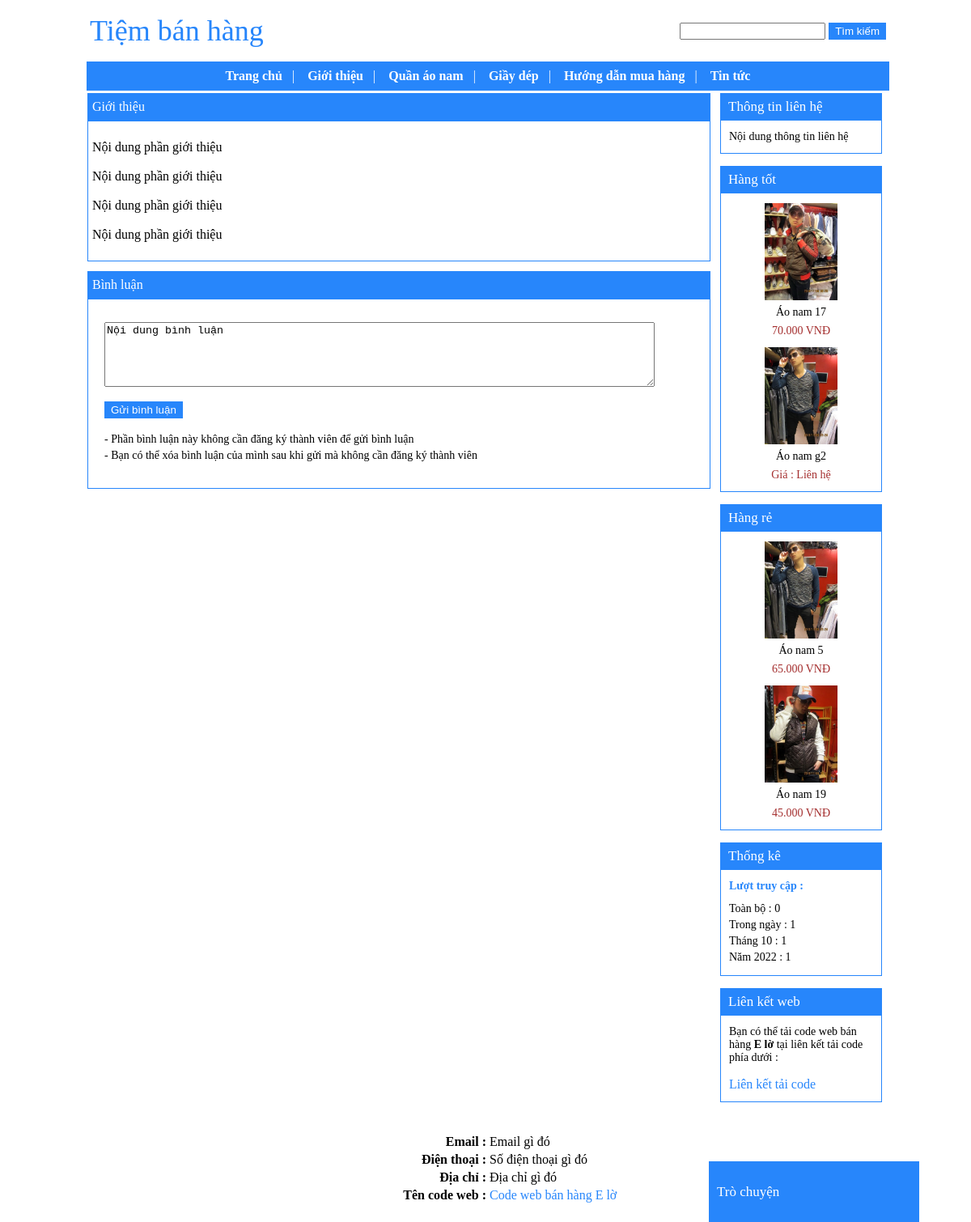
The app's page /GUI.php?thamso=xuat_mot_tin_2&id=1 with its own data.
### tables this page shows
CREATE TABLE IF NOT EXISTS `banner` (
  `id` int(255) NOT NULL AUTO_INCREMENT,
  `html` longtext NOT NULL,
  PRIMARY KEY (`id`)
);

CREATE TABLE IF NOT EXISTS `menu_ngang` (
  `id` int(255) NOT NULL AUTO_INCREMENT,
  `ten` varchar(256) NOT NULL,
  `link` varchar(256) NOT NULL,
  `loai` varchar(256) NOT NULL,
  `thuoc_menu` varchar(256) NOT NULL,
  `noi_dung_mo_ta` varchar(256) NOT NULL,
  `noi_dung` longtext NOT NULL,
  `sap_xep` int(255) NOT NULL,
  `bat_tat_binh_luan` varchar(256) NOT NULL,
  PRIMARY KEY (`id`)
);

CREATE TABLE IF NOT EXISTS `khung_html` (
  `id` int(11) NOT NULL AUTO_INCREMENT,
  `vi_tri` varchar(256) NOT NULL,
  `ten` varchar(256) NOT NULL,
  `noi_dung` longtext NOT NULL,
  PRIMARY KEY (`id`)
);

CREATE TABLE IF NOT EXISTS `thong_so` (
  `id` int(11) NOT NULL AUTO_INCREMENT,
  `ma` varchar(255) NOT NULL,
  `gia_tri` varchar(255) NOT NULL,
  PRIMARY KEY (`id`)
);

CREATE TABLE IF NOT EXISTS `san_pham` (
  `id` int(255) NOT NULL AUTO_INCREMENT,
  `ten` varchar(256) NOT NULL,
  `hinh_anh` varchar(256) NOT NULL,
  `gia_ban` int(255) NOT NULL,
  `noi_dung` longtext NOT NULL,
  `thuoc_menu` varchar(256) NOT NULL,
  `so_luong_mua` int(255) NOT NULL,
  `trang_chu` varchar(256) NOT NULL,
  `sap_xep_trang_chu` int(255) NOT NULL,
  `loai` varchar(256) NOT NULL,
  `ksp1` varchar(256) NOT NULL,
  `sx_ksp1` int(255) NOT NULL,
  `ksp2` varchar(256) NOT NULL,
  `sx_ksp2` int(255) NOT NULL,
  `ksp3` varchar(256) NOT NULL,
  `sx_ksp3` int(255) NOT NULL,
  `ksp4` varchar(256) NOT NULL,
  `sx_ksp4` int(255) NOT NULL,
  `loai_gia` varchar(256) NOT NULL,
  `gb_vb` varchar(256) NOT NULL,
  `noi_dung_ngan` longtext NOT NULL,
  `hinh_anh_pnd` longtext NOT NULL,
  `sap_xep` int(255) NOT NULL,
  `bat_tat_binh_luan` varchar(256) NOT NULL,
  PRIMARY KEY (`id`)
);

CREATE TABLE IF NOT EXISTS `luot_truy_cap` (
  `id` int(255) NOT NULL AUTO_INCREMENT,
  `luot_truy_cap` varchar(255) NOT NULL,
  `mo_ta` varchar(256) NOT NULL,
  `moc_thoi_gian` varchar(256) NOT NULL,
  `thoi_gian` varchar(256) NOT NULL,
  PRIMARY KEY (`id`)
);

CREATE TABLE IF NOT EXISTS `footer` (
  `id` int(255) NOT NULL AUTO_INCREMENT,
  `html` longtext NOT NULL,
  PRIMARY KEY (`id`)
);

### cumchucnang/ham/ham.php (called while the page is built, shortened)
	<?php
function lay_thong_so($ma)
{
	$tv="select * from thong_so where ma='$ma' ";
	$tv_1=mysql_query($tv);
	$tv_2=mysql_fetch_array($tv_1);
	return $tv_2['gia_tri'];
}
	?>

### cumchucnang/menu_ngang/menu_ngang.php (the view, shortened to what this page needs)
<?php
	$tv="select count(*) from menu_ngang where thuoc_menu='' ";
	$tv_1=mysql_query($tv);
	$tv_2=mysql_fetch_array($tv_1);
	$so=$tv_2[0];
?>
<?php
	function de_quy_mnn_b1($id)
	{
		$tv_a="select * from menu_ngang where thuoc_menu='$id' order by sap_xep ";
		$tv_a_1=mysql_query($tv_a);
			while($tv_a_2=mysql_fetch_array($tv_a_1))
			{
				$id_2=$tv_a_2['id'];
					$tv="select count(*) from menu_ngang where thuoc_menu='$id_2' ";
					$tv_1=mysql_query($tv);
					$tv_2=mysql_fetch_array($tv_1);
					if($tv_2[0]!=0)
					{
						de_quy_mnn_b1($tv_a_2['id']);
					}
			}
	}
?>
<center>
	<table cellpadding="0" cellspacing="0" >
		<tr>
			<td>
				<ul class="menu_ngang" id="menu_ngang_nt_b1" >
					<li> <a href="index.php">Trang chủ</a> <span class="l_30" > | </span> &nbsp;</li>
					<?php
						$tv="select * from menu_ngang where thuoc_menu='' order by sap_xep";
						$tv_1=mysql_query($tv);
						$i=1;
						while($tv_2=mysql_fetch_array($tv_1))
						{
							$link=$tv_2['link'];
							if($tv_2['loai']=="san_pham"){$link="?thamso=xuat_sp&id=".$tv_2['id'];}
							if($tv_2['loai']=="tin_tuc"){$link="?thamso=xuat_tt&id=".$tv_2['id'];}
							if($tv_2['loai']=="bai_viet_mot_tin"){$link="?thamso=xuat_mot_tin_2&id=".$tv_2['id'];}
							$id=$tv_2['id'];
							echo "<li>";
								echo "<a href='$link'>";
									echo $tv_2['ten'];
								echo "</a>";
								if($i!=$so)
								{
									echo "<span class='l_30' > | </span> &nbsp;";
								}
								$tv_a="select count(*) from menu_ngang where thuoc_menu='$id' ";
								$tv_a_1=mysql_query($tv_a);
								$tv_a_2=mysql_fetch_array($tv_a_1);
								if($tv_a_2[0]!=0)
								{
										de_quy_mnn_b1($id);
								}
							echo "</li>";
							$i++;
						}
					?>
				</ul>
			</td>
		</tr>
	</table>
</center>

### GUI.php (shortened to what this page needs)
<?php
	include("bao_mat/ham.php");
	include("cumchucnang/ham/ham.php");
	$chuc_nang_binh_luan_bai_viet_mot_tin=lay_thong_so('chuc_nang_binh_luan_bai_viet_mot_tin');
?>
<html>
<head>
<?php
	$mau_giao_dien=lay_thong_so("mau_giao_dien");
	if($mau_giao_dien=="xanh"){$lien_ket_css='<link rel="stylesheet" type="text/css" href="giao_dien/xanh/chung.css" > ';}
?>
</head>
<body>
	<center>
		<div style="width:990px;text-align:left" id="khung_lon" >
			<table width="990px" border="0">
				<tr >
					<td colspan="2" >
						<table width="990px" border="0" height="70px"  >
							<tr>
								<td width="250px" >
									<?php
										include("cumchucnang/banner/banner.php");
									?>
								</td>
								<td align="right" >
									<?php
										$c="";
									?>
									<form>
									<input style="width:180px;" name="tu_khoa" value="<?php xuat_tu_khoa_bm($c); ?>" >
									<input type="submit" value="Tìm kiếm" class="l_40" >
									</form>
								</td>
							</tr>
						</table>
					</td>
				</tr>
				<tr>
					<td colspan="2" class="o_menu_ngang" >
						<?php
							include("cumchucnang/menu_ngang/menu_ngang.php");
						?>
					</td>
				</tr>
				<tr>
					<td width="770px" valign="top">
						<?php
							include("cumchucnang/bien_luan_phan_than/bien_luan_phan_than_bc2.php");
						?>
					</td>
					<td width="220px" valign="top" align="center" >
						<?php
							$sxcp=lay_thong_so("sxcp");
							$m_sxcp=explode("[---]",$sxcp);
							$phan_thong_ke="khong";
							for($i=0;$i<count($m_sxcp);$i++)
							{
								if(trim($m_sxcp[$i])!="")
								{
									if($m_sxcp[$i]=="ksp1")
									{
										include("cumchucnang/khung_san_pham/khung_1.php");
									}
									if($m_sxcp[$i]=="ksp2")
									{
										include("cumchucnang/khung_san_pham/khung_2.php");
									}
									if($m_sxcp[$i]=="k_html1")
									{
										include("cumchucnang/khung_html/khung_1.php");
									}
									if($m_sxcp[$i]=="k_html4")
									{
										include("cumchucnang/khung_html/khung_4.php");
									}
									if($m_sxcp[$i]=="thong_ke")
									{
										if($phan_thong_ke=="khong")
										{
											include("cumchucnang/thong_ke/thong_ke_bc2.php");
											$phan_thong_ke="co";
										}
									}
									echo '<div class="v_c1"></div>';
								}
							}
						?>
					</td>
				</tr>
				<tr>
					<td colspan="2">
						<?php
							include("cumchucnang/footer/footer.php");
						?>
					</td>
				</tr>
			</table>
		</div>
	</center>
	<?php
		$tro_chuyen=lay_thong_so('tro_chuyen');
		if($tro_chuyen=="bat")
		{
			include("cumchucnang/tro_chuyen/khung.php");
		}
	?>
</body>
</html>

### cumchucnang/banner/banner.php (shortened to what this page needs)
<?php
	$tv="select * from banner where id='1'";
	$tv_1=mysql_query($tv);
	$tv_2=mysql_fetch_array($tv_1);
	echo $tv_2['html'];
?>

### cumchucnang/menu_ngang/xuat_mot_tin.php (shortened to what this page needs)
<?php
	$tv="select * from menu_ngang where id='$_GET[id]'";
	$tv_1=mysql_query($tv);
	$tv_2=mysql_fetch_array($tv_1);
	$bat_tat_binh_luan_bvmt_ct=$tv_2['bat_tat_binh_luan'];
	echo "<center>";
		echo "<div class='tdg___ggg_bc2'>";
			echo "<a href='#'>";
				echo $tv_2['ten'];
			echo "</a>";
		echo "</div>";
		echo "<div class='ndg___ggg_bc2'>";
			echo "<div style='margin:5px;padding-top:0px'>";
				echo $tv_2['noi_dung'];
			echo "</div>";
		echo "</div>";
	echo "</center>";
?>
<?php
	if($chuc_nang_binh_luan_bai_viet_mot_tin=="bat" and $bat_tat_binh_luan_bvmt_ct=="bat" )
	{
		include("cumchucnang/binh_luan/bai_viet_mot_tin/khung.php");
	}
?>

### cumchucnang/khung_html/khung_1.php (shortened to what this page needs)
<?php
	$tv="select * from khung_html where vi_tri='1' ";
	$tv_1=mysql_query($tv);
	$tv_2=mysql_fetch_array($tv_1);
?>
<div class="tdk___456_bc2">
	<span><?php echo $tv_2['ten'];?></span>
</div>
<div class="ndk___456_bc2" style='font-size:14px' >
	<div style="text-align:left;margin:0px 10px;" >
		<?php
			echo "<div class='cao_3_px'></div>";
			echo $tv_2['noi_dung'];
			echo "<div class='cao_3_px'></div>";
		?>
	</div>
</div>

### cumchucnang/khung_san_pham/khung_1.php (shortened to what this page needs)
<?php
	$so=lay_thong_so("ssp_ksp1");
	$td=lay_thong_so("td_a1");
	$tv="select * from san_pham where ksp1='co' order by sx_ksp1 limit 0,$so ";
	$tv_1=mysql_query($tv);
?>
<div class="tdk___456_bc2">
	<span><?php echo $td; ?></span>
</div>
<div class="ndk___456_bc2" style='font-size:14px' >
	<center>
		<?php
			echo "<div class='cao_3_px'></div>";
			while($tv_2=mysql_fetch_array($tv_1))
			{
				echo '<div class="khung_bao_ngoai___j90">';
					$link_hinh="hinhanh_flash/san_pham/".$tv_2['hinh_anh'];
					$link_chi_tiet="?thamso=chi_tiet_san_pham&id=$tv_2[id]";
					echo "<div>";
						echo "<center>";
							echo "<a href='$link_chi_tiet'  >";
								echo "<img src='$link_hinh' border='0' width='90px' >";
							echo "</a>";
							echo "<br>";
							echo "<a href='$link_chi_tiet' class='link_8' >";
								echo $tv_2['ten'];
							echo "</a>";
							echo "<br>";
							$dinh_dang_gia=number_format($tv_2['gia_ban'],0,".",".");
							$dinh_dang_gia=$dinh_dang_gia." VNĐ";
							if($tv_2['loai_gia']=="lien_he"){$dinh_dang_gia="Giá : Liên hệ";}
							echo "<span class='gia_ban'>";
								echo $dinh_dang_gia;
							echo "</span>";
						echo "</center>";
					echo "</div>";
				echo "</div>";
				echo "<div class='cao_3_px'></div>";
			}
		?>
	</center>
</div>

### cumchucnang/khung_san_pham/khung_2.php (shortened to what this page needs)
<?php
	$so=lay_thong_so("ssp_ksp2");
	$td=lay_thong_so("td_a2");
	$tv="select * from san_pham where ksp2='co' order by sx_ksp2 limit 0,$so ";
	$tv_1=mysql_query($tv);
?>
<div class="tdk___456_bc2">
	<span><?php echo $td; ?></span>
</div>
<div class="ndk___456_bc2" style='font-size:14px' >
	<center>
		<?php
			echo "<div class='cao_3_px'></div>";
			while($tv_2=mysql_fetch_array($tv_1))
			{
				echo '<div class="khung_bao_ngoai___j90">';
					$link_hinh="hinhanh_flash/san_pham/".$tv_2['hinh_anh'];
					$link_chi_tiet="?thamso=chi_tiet_san_pham&id=$tv_2[id]";
					echo "<div>";
						echo "<center>";
							echo "<a href='$link_chi_tiet'  >";
								echo "<img src='$link_hinh' border='0' width='90px' >";
							echo "</a>";
							echo "<br>";
							echo "<a href='$link_chi_tiet' class='link_8' >";
								echo $tv_2['ten'];
							echo "</a>";
							echo "<br>";
							$dinh_dang_gia=number_format($tv_2['gia_ban'],0,".",".");
							$dinh_dang_gia=$dinh_dang_gia." VNĐ";
							echo "<span class='gia_ban'>";
								echo $dinh_dang_gia;
							echo "</span>";
						echo "</center>";
					echo "</div>";
				echo "</div>";
				echo "<div class='cao_3_px'></div>";
			}
		?>
	</center>
</div>

### cumchucnang/thong_ke/thong_ke_bc2.php (shortened to what this page needs)
<?php
	function luot_truy_cap($id)
	{
		$tv="select * from luot_truy_cap where id='$id'";
		$tv_1=mysql_query($tv);
		$tv_2=mysql_fetch_array($tv_1);
		return $tv_2['luot_truy_cap'];
	}
	$luot_truy_cap=luot_truy_cap("1");
?>
<?php
	$ltc=number_format($luot_truy_cap,0,".",".");
?>
<?php
	$ltc_trong_ngay=luot_truy_cap("2");
	if($ltc_trong_ngay==0){$ltc_trong_ngay=1;}
	$ltc_trong_ngay=number_format($ltc_trong_ngay,0,".",".");
?>
<?php
	$thang_hien_tai=date("n");
	$ltc_trong_thang=luot_truy_cap("5");
	if($ltc_trong_thang==0){$ltc_trong_thang=1;}
	$ltc_trong_thang=number_format($ltc_trong_thang,0,".",".");
?>
<?php
	$nam_hien_tai=date("Y");
	$ltc_trong_nam=luot_truy_cap("6");
	if($ltc_trong_nam==0){$ltc_trong_nam=1;}
	$ltc_trong_nam=number_format($ltc_trong_nam,0,".",".");
?>
<div class="tdk___456_bc2">
	<span>Thống kê</span>
</div>
<div class="ndk___456_bc2" >
	<div style="margin-left:10px;font-size:14px">
		<div class="cao_3_px"></div>
		<b class="l_44" >Lượt truy cập :</b> <br>
		<div style="margin-top:10px;line-height:20px" >
		Toàn bộ : <?php echo $ltc; ?> <br>
		Trong ngày : <?php echo $ltc_trong_ngay; ?> <br>
		Tháng <?php echo $thang_hien_tai; ?> : <?php echo $ltc_trong_thang; ?> <br>
		Năm <?php echo $nam_hien_tai; ?> : <?php echo $ltc_trong_nam; ?> <br>
		</div>
		<div class="cao_3_px"></div>
	</div>
</div>

### cumchucnang/khung_html/khung_4.php (shortened to what this page needs)
<?php
	$tv="select * from khung_html where vi_tri='4' ";
	$tv_1=mysql_query($tv);
	$tv_2=mysql_fetch_array($tv_1);
?>
<div class="tdk___456_bc2">
	<span><?php echo $tv_2['ten'];?></span>
</div>
<div class="ndk___456_bc2" style='font-size:14px' >
	<div style="text-align:left;margin:0px 10px;" >
		<?php
			echo "<div class='cao_3_px'></div>";
			echo $tv_2['noi_dung'];
			echo "<div class='cao_3_px'></div>";
		?>
	</div>
</div>

### cumchucnang/footer/footer.php (shortened to what this page needs)
<?php
	$tv="select * from footer where id='1'";
	$tv_1=mysql_query($tv);
	$tv_2=mysql_fetch_array($tv_1);
	echo $tv_2['html'];
?>

### giao_dien/xanh/chung.css (style rules this page uses)
body { margin:0; padding:0; }
form { margin:0; padding:0; }
img { border:0px solid red; }
a { text-decoration: none; outline:0; color:#2786fb; }
div.cao_3_px { height:12px; width:5px; overflow:hidden; }
div.v_c1 { height:15px; width:5px; overflow:hidden; }
div.tdk___456_bc2 { width:200px; height:33px; text-align:left; background:#2786fb; }
div.tdk___456_bc2 span { color:white; margin-left:10px; line-height:33px; cursor:default; font-size:17px; }
div.ndk___456_bc2 { width:198px; text-align:left; border:1px solid #2786fb; }
div.tdg___ggg_bc2 { width:768px; height:32px; text-align:left ; border: 1px solid #2786fb; background:#2786fb; }
div.tdg___ggg_bc2 a { margin-left:5px; color:white; line-height:32px }
div.ndg___ggg_bc2 { text-align:left; width:768px; border: 1px solid #2786fb; }
div.khung_bao_ngoai___j90 { border:0px solid #999999; width:150px }
span.gia_ban { color:#A42E2E }
a.link_8 { color:black; width:120px; display:inline-block; font-size:14px; margin:7px 0px; }
td.o_menu_ngang { background:#2786fb; }
ul.menu_ngang { margin:0; padding:0; }
ul.menu_ngang li { float:left; list-style:none; }
ul.menu_ngang li a { color:white; font-weight:bold; display:inline-block; padding:8px 8px 8px 8px; border-right:0px solid #0000ff; }
span.l_30 { color:white; }
span.l_31 { color:#2786fb; }
input.l_40 { color:white; background:#2786fb;border:2px solid #2786fb; }
b.l_44 { color:#2786fb; }
a.lll { font-size:16px }

### records on screen
banner: html "Tiệm bán hàng"
menu_ngang: ten "Giới thiệu", noi_dung "Nội dung phần giới thiệu Nội dung phần giới thiệu Nội dung phần giới thiệu Nội dung phần giới thiệu"
menu_ngang: ten "Quần áo nam"
menu_ngang: ten "Giầy dép"
menu_ngang: ten "Hướng dẫn mua hàng"
menu_ngang: ten "Tin tức"
khung_html: ten "Thông tin liên hệ", noi_dung "Nội dung thông tin liên hệ"
thong_so: gia_tri "Hàng tốt"
san_pham: hinh_anh (picture), ten "Áo nam 17", dinh_dang_gia "70.000 VNĐ"
san_pham: hinh_anh (picture), ten "Áo nam g2", loai_gia "Giá : Liên hệ"
thong_so: gia_tri "Hàng rẻ"
san_pham: hinh_anh (picture), ten "Áo nam 5", dinh_dang_gia "65.000 VNĐ"
san_pham: hinh_anh (picture), ten "Áo nam 19", dinh_dang_gia "45.000 VNĐ"
luot_truy_cap: luot_truy_cap "0"
luot_truy_cap: luot_truy_cap "1"
luot_truy_cap: luot_truy_cap "1"
luot_truy_cap: luot_truy_cap "1"
khung_html: ten "Liên kết web", noi_dung "Bạn có thể tải code web bán hàng E lờ tại liên kết tải code phía dưới : Liên kết tải code"
footer: html "Email : Email gì đó Điện thoại : Số điện thoại gì đó Địa chỉ : Địa chỉ gì đó Tên code web : Code web bán hàng E lờ"
